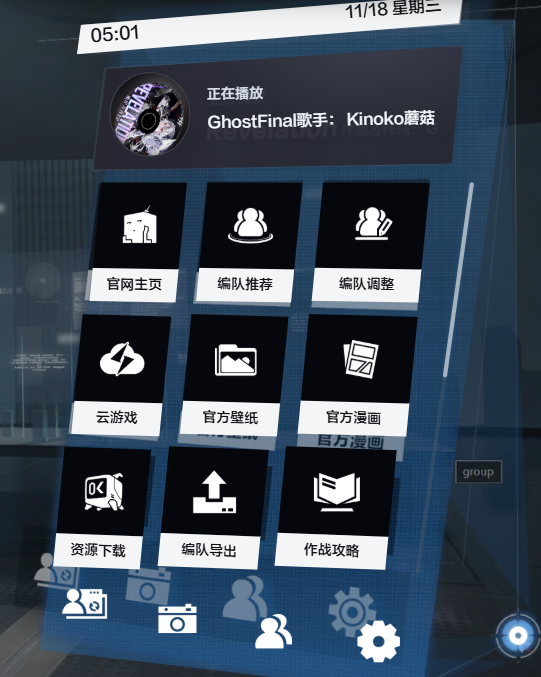
#> input picture reference/critique/mask/overlay.png, 541 x 677 px
$ python inspect_overlay.py
#> lines starting #> are read from the running program, lines starting #| are printed output that depends on the picture
from pathlib import Path
from PIL import Image

root = Path(__file__).parent
image = Image.open(root / "overlay.png").convert("RGB")
for name, box in {
    "overlay-grid.png": (45, 155, 455, 575),
    "overlay-quick.png": (20, 530, 425, 677),
    "overlay-top.png": (55, 0, 485, 180),
}.items():
    crop = image.crop(box)
    crop = crop.resize((crop.width * 2, crop.height * 2), Image.Resampling.LANCZOS)
    crop.save(root / name)
    print(name, (root / name).stat().st_size, crop.size)
#> this loop made 3 passes
#> pass 1, `crop = image.crop(box)`:
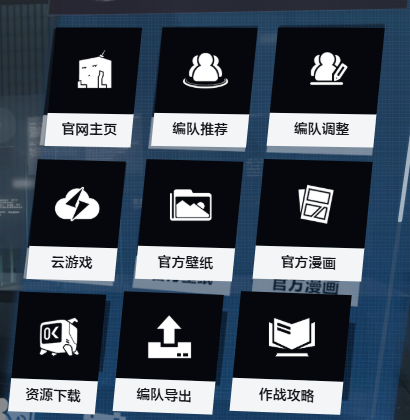
#> crop: PIL image 410x420 RGB; mean R, G, B 67.4, 78, 89.8
#> pass 1, `crop = crop.resize((crop.width * 2, crop.height * 2), Image.Resampling..`:
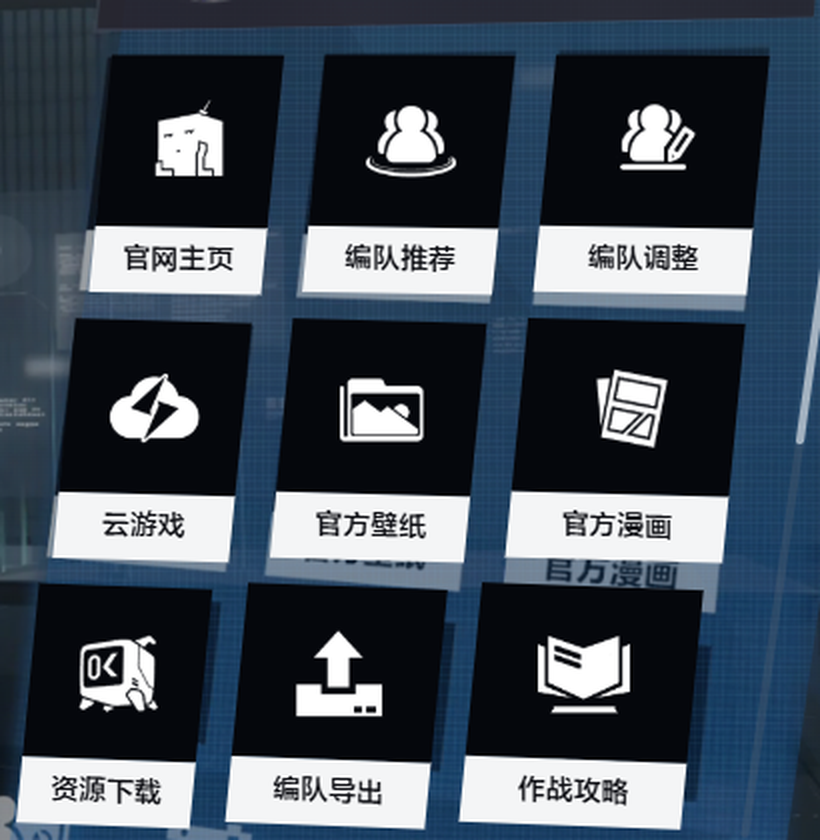
#> crop: PIL image 820x840 RGB; mean R, G, B 67.4, 77.9, 89.7
#> pass 2, `crop = image.crop(box)`:
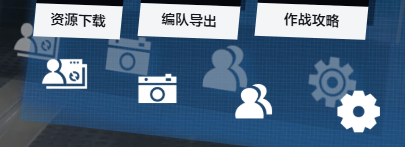
#> crop: PIL image 405x147 RGB; mean R, G, B 83.6, 108.4, 133.7
#> pass 2, `crop = crop.resize((crop.width * 2, crop.height * 2), Image.Resampling..`:
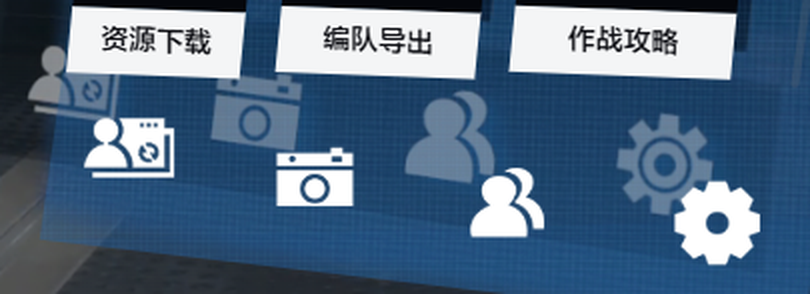
#> crop: PIL image 810x294 RGB; mean R, G, B 83.5, 108.4, 133.6
#> after the loop:
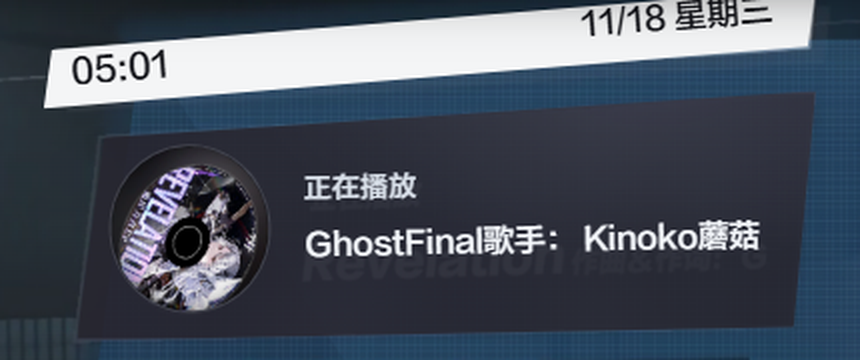
#> crop: PIL image 860x360 RGB; mean R, G, B 74.2, 82.6, 95.4
